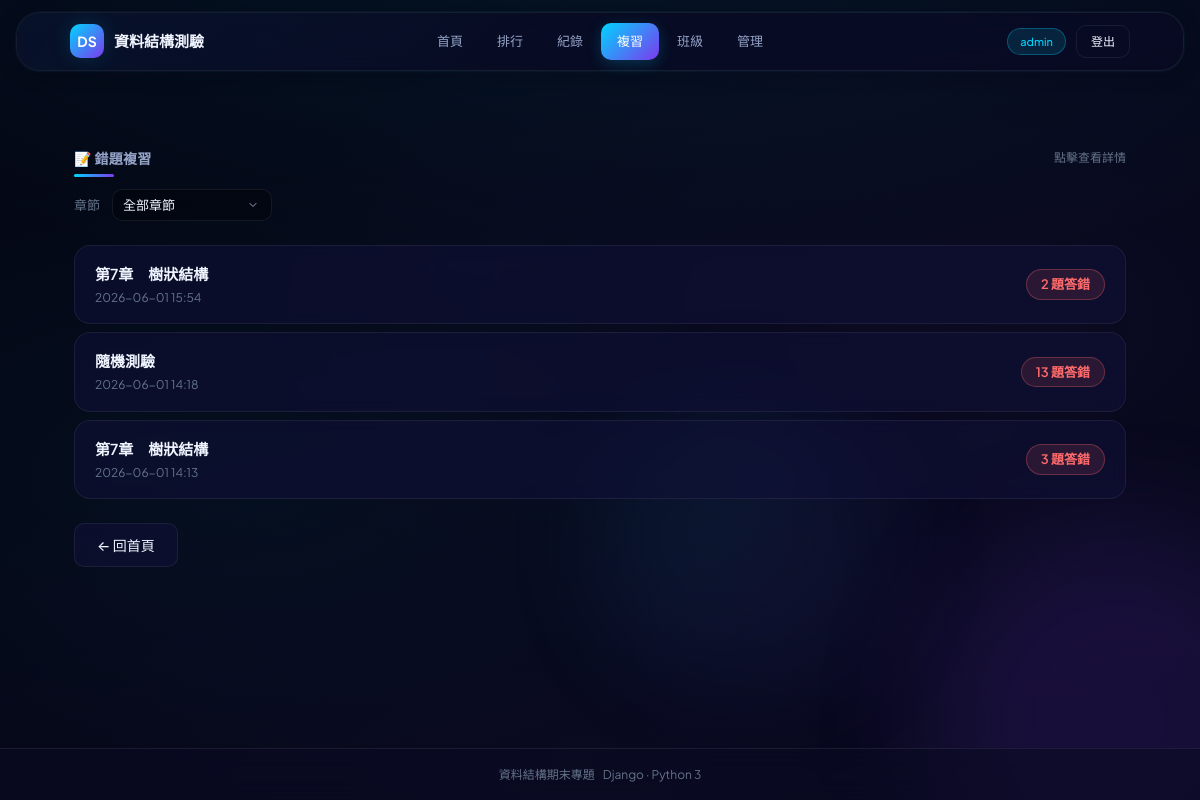
/wrong-answers/ (signed in), run on an earlier commit of the app's database.
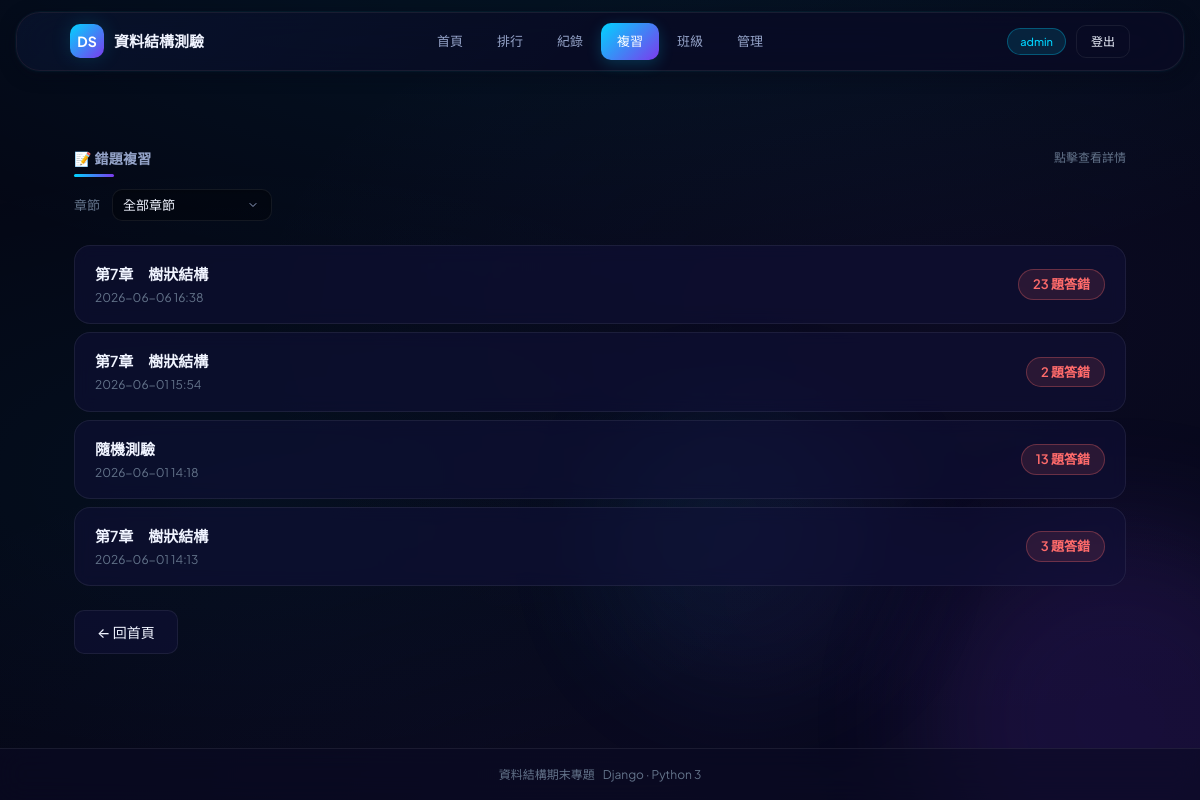
And on a later commit of the database.
### quiz_app/models.py (models this page shows, shortened)
class QuizRecord(models.Model):
    user = models.ForeignKey(User, on_delete=models.CASCADE, null=True, blank=True, verbose_name='使用者')
    chapter = models.CharField(max_length=50, verbose_name='章節')
    total_questions = models.IntegerField(verbose_name='總題數')
    correct_count = models.IntegerField(verbose_name='答對題數')
    score = models.FloatField(verbose_name='分數')
    time_spent = models.IntegerField(verbose_name='耗時(秒)', default=0)
    is_sr = models.BooleanField(default=False, verbose_name='間隔學習法')
    created_at = models.DateTimeField(auto_now_add=True, verbose_name='作答時間')
    class Meta:
        verbose_name = '作答記錄'
        verbose_name_plural = '作答記錄'
        ordering = ['-created_at']

### quiz_app/views.py (the view)
# urls.py: path('wrong-answers/', views.wrong_answers, name='wrong_answers'),
def wrong_answers(request):
    if not request.user.is_authenticated:
        return redirect('login')
    from django.db.models import Count
    chapter = request.GET.get('chapter', '')
    qs = QuizRecord.objects.filter(user=request.user)
    if chapter:
        qs = qs.filter(chapter=chapter)
    records = qs.annotate(
        wrong_count=Count('wronganswer')
    ).filter(wrong_count__gt=0).order_by('-created_at')[:20]
    chapters_list = sorted(set(
        QuizRecord.objects.values_list('chapter', flat=True)
    ))
    return render(request, 'quiz_app/wrong_answers.html', {
        'records': records,
        'chapters': chapters_list,
        'selected_chapter': chapter,
    })

### quiz_app/templates/quiz_app/wrong_answers.html (shortened to what this page needs)
<!DOCTYPE html>
<html lang="zh-Hant">
<head>
  {% load static %}
  <link rel="stylesheet" href="{% static 'quiz_app/css/style.css' %}"/>
</head>
<body>
  <div class="stars">
  </div>
  <div class="floating-orb"></div>
  <div class="floating-orb"></div>
<div class="app">
  <header class="header">
    <div class="header-inner">
      <a class="brand" href="{% url 'home' %}">
        <span class="brand-icon">DS</span>
        <span>資料結構測驗</span>
      </a>
      <nav class="nav" id="main-nav">
        <a class="nav-link" href="{% url 'home' %}">首頁</a>
        <a class="nav-link" href="{% url 'leaderboard' %}">排行</a>
        <a class="nav-link" href="{% url 'quiz_records' %}">紀錄</a>
        <a class="nav-link active" href="{% url 'wrong_answers' %}">複習</a>
        {% if user.is_authenticated and user.is_teacher %}
        <a class="nav-link" href="{% url 'classroom_list' %}">班級</a>
        {% elif user.is_authenticated %}
        <a class="nav-link" href="{% url 'classroom_my' %}">班級</a>
        {% endif %}
        <a class="nav-link" href="{% url 'admin_panel' %}">管理</a>
      </nav>
      <div class="header-meta">
        {% if user.is_authenticated %}
          <span class="tag tag-cyan" id="user-tag" onclick="openProfileModal()" style="cursor:pointer;" data-nickname="{{ user.nickname|default:'' }}" data-email="{{ user.email|default:'' }}" data-student-class="{{ user.student_class|default:'' }}">{{ user.nickname|default:user.username }}</span>
          <a href="{% url 'logout' %}" class="btn btn-sm btn-ghost">登出</a>
        {% endif %}
      </div>
    </div>
  </header>
  <main>
    <div class="container">
      <div class="section-head">
        <h3 class="section-title">📝 錯題複習</h3>
        <span class="section-meta">點擊查看詳情</span>
      </div>
      <form method="get" action="{% url 'wrong_answers' %}" style="display:flex;gap:12px;align-items:center;margin-bottom:24px;flex-wrap:wrap;">
        <label class="dim" style="font-size:13px;">章節</label>
        <select class="input input-sm" name="chapter" onchange="this.form.submit()" style="width:auto;min-width:160px;">
          <option value="">全部章節</option>
        </select>
      </form>
      {% if records %}
      <div class="record-list">
        {% for record in records %}
        <a href="{% url 'wrong_answers_detail' record.id %}" class="record-row">
          <div class="record-info">
            <div class="record-chapter">{{ record.chapter }}</div>
            <div class="record-time">{{ record.created_at|date:"Y-m-d H:i" }}</div>
          </div>
          <div class="wrong-count-badge">{{ record.wrong_count }} 題答錯</div>
        </a>
        {% endfor %}
      </div>
      {% else %}
      <div class="empty">
        <div>暫無錯題記錄</div>
        <div style="margin-top:8px;color:var(--text-faint);">快去作答累積錯題吧！</div>
      </div>
      {% endif %}
      <div style="margin-top:24px;">
        <a class="btn" href="{% url 'home' %}">← 回首頁</a>
      </div>
    </div>
  </main>
  <footer class="app-footer">
    <div class="container footer-inner" style="padding:0;">
      <div class="dim" style="font-size:12px">資料結構期末專題</div>
      <div class="dim" style="font-size:12px">Django · Python 3</div>
    </div>
  </footer>
</div>
</body>
</html>

What changed in the data, as far as the page shows it:
added QuizRecord: chapter "第7章 樹狀結構", created_at "2026-06-06 16:38", wrong_count "23"
